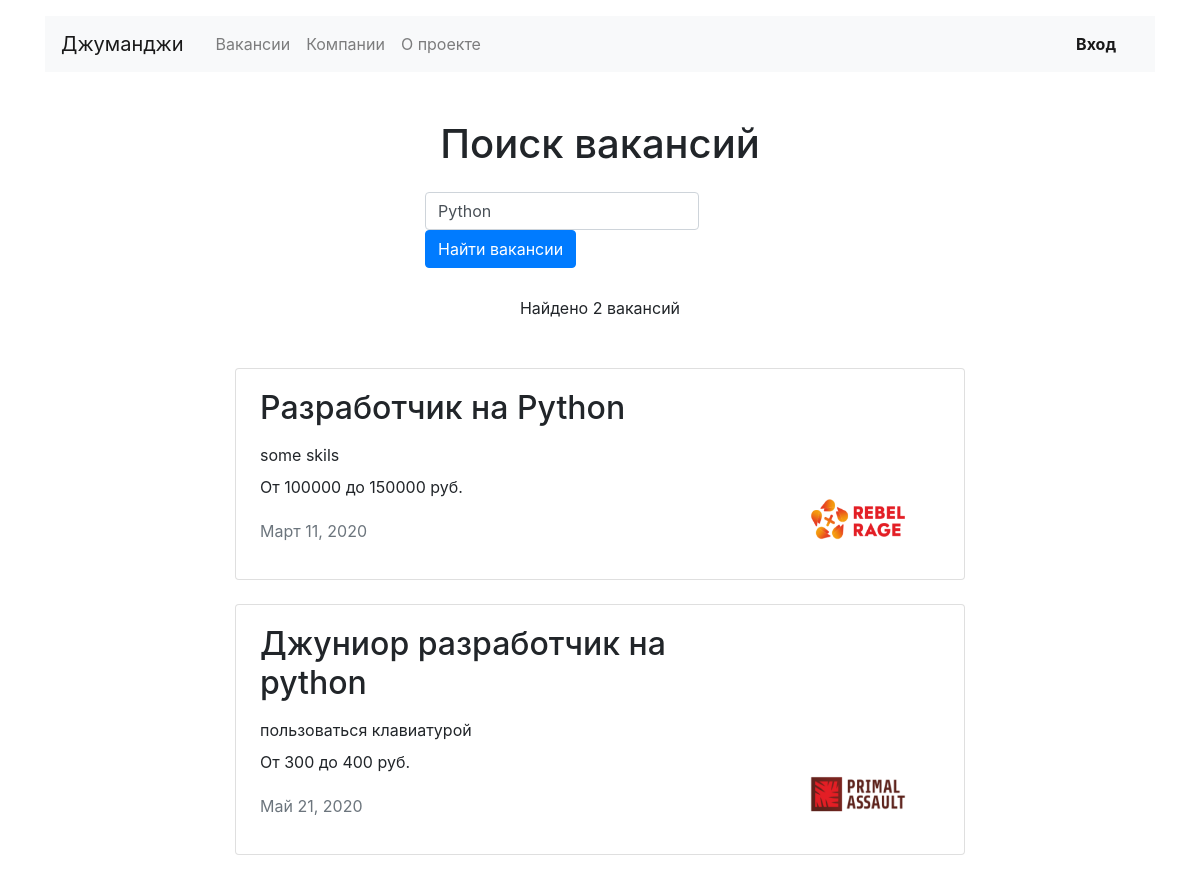
/search?s=Python, run on an earlier commit of the app's database.
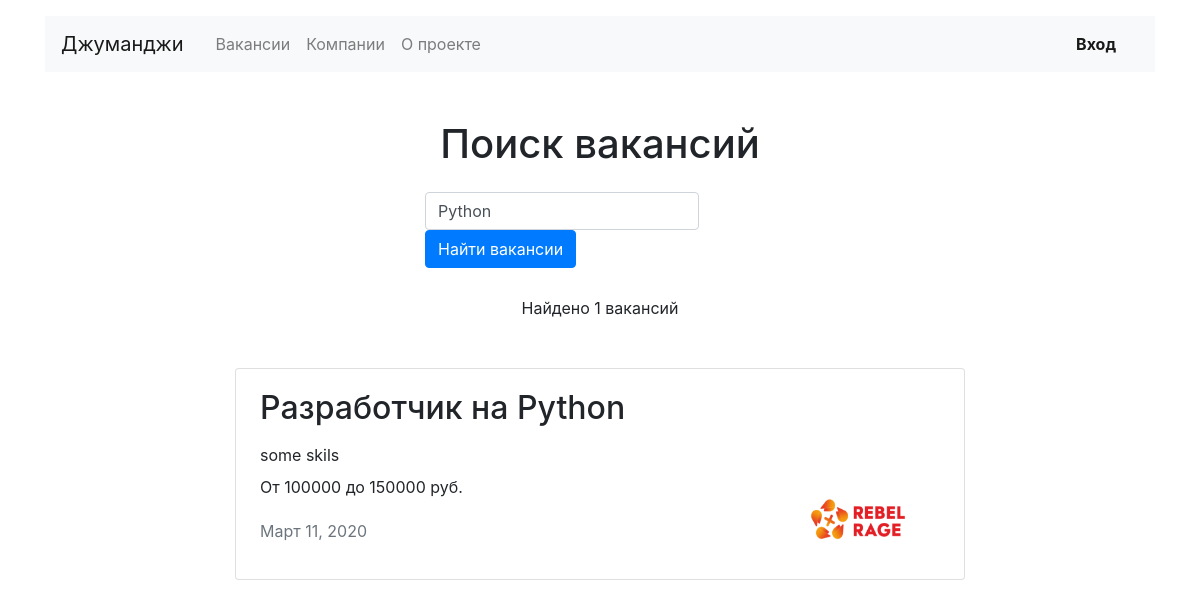
And on a later commit of the database.
### jobsearch/models.py (models this page shows, shortened)
class Vacancy(models.Model):
    title = models.CharField(max_length=100)
    specialty = models.ForeignKey(Specialty, on_delete=models.CASCADE, related_name='vacancies')
    company = models.ForeignKey(Company, on_delete=models.CASCADE, related_name='vacancies')
    skills = models.TextField()
    description = models.TextField()
    salary_min = models.IntegerField()
    salary_max = models.IntegerField()
    published_at = models.DateField()

class Company(models.Model):
    name = models.CharField(max_length=100)
    location = models.CharField(max_length=100)
    logo = models.ImageField(upload_to=settings.MEDIA_COMPANY_IMAGE_DIR, blank=True, null=True)
    description = models.TextField()
    employee_count = models.IntegerField(null=True)
    owner = models.OneToOneField(User, on_delete=models.CASCADE, blank=True, null=True)

### jobsearch/views.py (the view)
# urls.py: path('search', SearchView.as_view(), name='search',),
class SearchView(View):
    def get(self, request, *args, **kwargs):
        query = request.GET.get('s')
        if query:
            vac = Vacancy.objects.filter(Q(title__contains=query) | Q(skills__contains=query))
            object_count = vac.count()
        else:
            vac = None
            object_count = 0
        return render(request, 'jobsearch/search.html', context={
            'vacancies': vac,
            'vacancy_count': object_count,
        })

### jobsearch/templates/jobsearch/search.html (shortened to what this page needs)
{% extends 'jobsearch/base.html' %}
{% block content %}
{% load static %}
  <main class="container mt-3">
    <section>
        <h1 class="h1 text-center mt-5 mb-4">Поиск вакансий</h1>
        <div class="row">
            <div class="col-md-7 col-lg-5 col-xl-4 col-sm-8 mx-auto">
            <form method="GET" action="/search" id="searchform" class="form-inline sm-form mr-auto mb-4">
                <input class="form-control mr-sm-2" type="search" id="searchbox" name="s" value="{{ request.GET.s }}" placeholder="Например: ios"  aria-label="Search">
                <button class="btn btn-primary  my-0" type="submit">Найти вакансии</button>
            </form>
            </div>
        </div>
      <p class="text-center pt-1">Найдено {{ vacancy_count }} вакансий</p>
      <div class="row mt-5">
        <div class="col-12 col-lg-8 offset-lg-2 m-auto">
            {% if vacancies %}
            {% for vacancy in vacancies %}
          <div class="card mb-4">
            <div class="card-body px-4">
              <div class="row">
                <div class="col-12 col-md-8 col-lg-9">
                  <h2 class="h2 pb-2">{{ vacancy.title }}</h2>
                  <p class="mb-2">{{ vacancy.skills }}</p>
                  <p>От {{ vacancy.salary_min }} до {{ vacancy.salary_max }} руб.</p>
                  <p class="text-muted pt-1">{{ vacancy.published_at }}</p>
                </div>
                <div class="col-12 col-md-4 col-lg-3 d-flex align-items-end">
                  <a href="#"><img src="{{ vacancy.company.logo.url  }}" width="130" height="80" alt=""></a>
                </div>
              </div>
            </div>
          </div>
          {% endfor %}
            {% else %}
            <p>Ничего не найдено! Попробуйте еще раз</p>
            {% endif %}
        </div>
      </div>
    </section>
  </main>
{% endblock %}

What changed in the data, as far as the page shows it:
no longer on this page (row edited): Vacancy: title "Джуниор разработчик на python", skills "пользоваться клавиатурой", salary_min "300", salary_max "400", published_at "Май 21, 2020", company.logo (picture)
Also different on the page:
{{ vacancy_count }}: "2" → "1"
